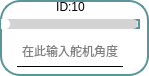
       <widget class="QFrame" name="frame_10">
        <property name="enabled">
         <bool>true</bool>
        </property>
        <property name="layoutDirection">
         <enum>Qt::RightToLeft</enum>
        </property>
        <property name="styleSheet">
         <string notr="true">* {
  background: white; /* 背景改为白色 */
  border: 2px solid #59969b; /* 使用与滑块一致的颜色 */
  border-radius: 20px;
}

</string>
        </property>
        <property name="frameShape">
         <enum>QFrame::StyledPanel</enum>
        </property>
        <property name="frameShadow">
         <enum>QFrame::Raised</enum>
        </property>
        <widget class="QLineEdit" name="lineEdit_servo10">
         <property name="enabled">
          <bool>true</bool>
         </property>
         <property name="geometry">
          <rect>
           <x>17</x>
           <y>36</y>
           <width>106</width>
           <height>31</height>
          </rect>
         </property>
         <property name="maximumSize">
          <size>
           <width>120</width>
           <height>16777215</height>
          </size>
         </property>
         <property name="layoutDirection">
          <enum>Qt::LeftToRight</enum>
         </property>
         <property name="styleSheet">
          <string notr="true">QLineEdit {
            border-top: none;
            border-left: none;
            border-right: none;
            border-bottom: 1px solid black;
            background-color: transparent;
        }
        
        QLineEdit:focus {
            border-bottom: 1px solid #2a70f4;
        }</string>
         </property>
         <property name="alignment">
          <set>Qt::AlignCenter</set>
         </property>
         <property name="placeholderText">
          <string>在此输入舵机角度</string>
         </property>
        </widget>
        <widget class="QLabel" name="label_id10">
         <property name="geometry">
          <rect>
           <x>1</x>
           <y>2</y>
           <width>139</width>
           <height>10</height>
          </rect>
         </property>
         <property name="minimumSize">
          <size>
           <width>0</width>
           <height>10</height>
          </size>
         </property>
         <property name="maximumSize">
          <size>
           <width>16777215</width>
           <height>10</height>
          </size>
         </property>
         <property name="styleSheet">
          <string notr="true">QLabel{border: none; /* 去掉控件的边框 */}
QLabel{background: none; /* 去掉控件的边框 */}</string>
         </property>
         <property name="text">
          <string>ID:10</string>
         </property>
         <property name="alignment">
          <set>Qt::AlignCenter</set>
         </property>
        </widget>
        <widget class="QSlider" name="Slider_Servo10">
         <property name="geometry">
          <rect>
           <x>1</x>
           <y>19</y>
           <width>139</width>
           <height>10</height>
          </rect>
         </property>
         <property name="maximumSize">
          <size>
           <width>16777215</width>
           <height>10</height>
          </size>
         </property>
         <property name="layoutDirection">
          <enum>Qt::LeftToRight</enum>
         </property>
         <property name="styleSheet">
          <string notr="true">QSlider::groove:horizontal {
    border: none;
    height: 10px;
    background-color: lightgray;
    border-radius: 5px;
}

QSlider::handle:horizontal {
    width: 12px; /* 增大滑块的宽度 */
    margin: -1px 0px -1px -5px;
    border-radius: 6px; /* 也可以调整圆角半径以匹配滑块的大小 */
    background-color: white;
}

QSlider::sub-page:horizontal {
    background-color: qlineargradient(x1:0, y1:0, x2:1, y2:1, stop:0 #59969b, stop:1 #04e7fa);
    border-radius: 5px;
}
</string>
         </property>
         <property name="minimum">
          <number>0</number>
         </property>
         <property name="maximum">
          <number>240</number>
         </property>
         <property name="orientation">
          <enum>Qt::Horizontal</enum>
         </property>
         <property name="invertedAppearance">
          <bool>false</bool>
         </property>
         <property name="tickPosition">
          <enum>QSlider::NoTicks</enum>
         </property>
         <property name="tickInterval">
          <number>1</number>
         </property>
        </widget>
       </widget>
